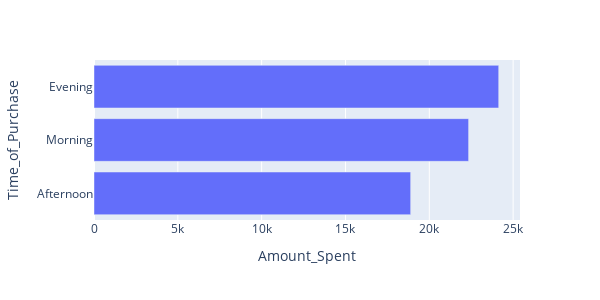

The code cell stored with this chart in its notebook:
### Code cell
# membuat bar chart dengan x dari amount spent dan y dari time of purchase
fig = px.bar(df_time, x='Amount_Spent', y='Time_of_Purchase', height=300, width=600)
fig.update_layout(yaxis={'categoryorder':'total ascending'}) 
fig.show()

### Figure 1 — Plotly figure (JSON) as saved in the notebook; plotly's stock layout.template omitted (floating-point values rounded to 4 significant figures)
{"data": [{"hovertemplate": "Amount_Spent=%{x}<br>Time_of_Purchase=%{y}<extra></extra>", "legendgroup": "", "marker": {"color": "#636efa", "pattern": {"shape": ""}}, "name": "", "orientation": "h", "showlegend": false, "textposition": "auto", "type": "bar", "x": [18890.0, 24140.0, 22340.0], "xaxis": "x", "y": ["Afternoon", "Evening", "Morning"], "yaxis": "y"}], "layout": {"barmode": "relative", "height": 300, "legend": {"tracegroupgap": 0}, "margin": {"t": 60}, "width": 600, "xaxis": {"anchor": "y", "domain": [0, 1], "title": {"text": "Amount_Spent"}}, "yaxis": {"anchor": "x", "categoryorder": "total ascending", "domain": [0, 1], "title": {"text": "Time_of_Purchase"}}}}
